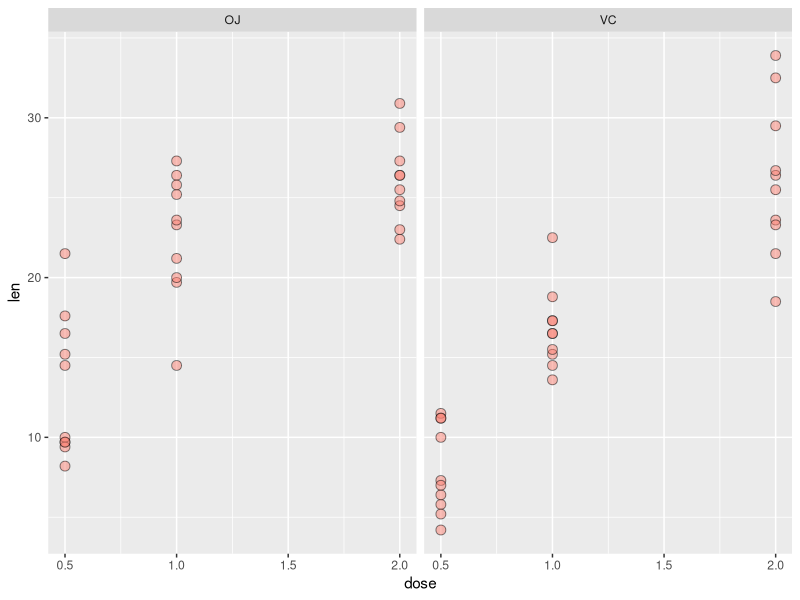
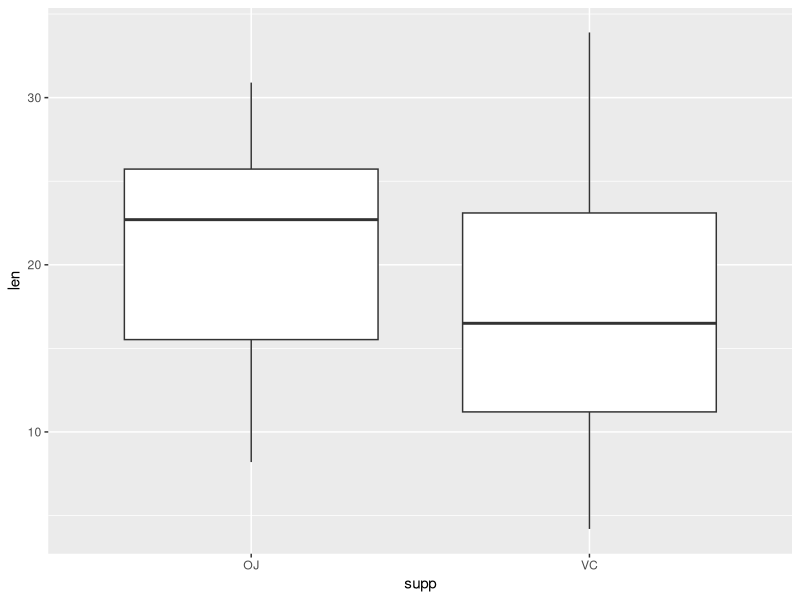

Recreate these plots in R, in order.
## ---- chunk 1
# Load the data
data(ToothGrowth)
# Basic exploratory data analysis
library(ggplot2)
g <- ggplot(ToothGrowth, aes(x = dose, y = len))
g <- g + geom_point(size =3, pch = 21, fill = "salmon", alpha = .5) + facet_grid(. ~ supp)
g
## ---- chunk 2
g <- ggplot(ToothGrowth, aes(x = supp, y = len))
g <- g + geom_boxplot()
g
## ---- chunk 3
g1 <- ToothGrowth$len[1 : 30] 
g2 <- ToothGrowth$len[31 : 60]
t.test(g2, g1, paired = TRUE)
## ---- chunk 4
# Definition of the groups
g1.d05 <- ToothGrowth$len[1 : 10]
g1.d10 <- ToothGrowth$len[11 : 20]
g1.d20 <- ToothGrowth$len[21 : 30]
# Difference between the 1.0 mg and 0.5 mg dose
t.test(g1.d10, g1.d05, paired = TRUE)
# Difference between the 2.0 mg and 1.0 mg dose
t.test(g1.d20, g1.d10, paired = TRUE)
# Difference between the 2.0 mg and 0.5 mg dose
t.test(g1.d20, g1.d05, paired = TRUE)
## ---- chunk 5
# Definition of the groups
g2.d05 <- ToothGrowth$len[31 : 40]
g2.d10 <- ToothGrowth$len[41 : 50]
g2.d20 <- ToothGrowth$len[51 : 60]
# Difference between the 1.0 mg and 0.5 mg dose
t.test(g2.d10, g2.d05, paired = TRUE)
# Difference between the 2.0 mg and 1.0 mg dose
t.test(g2.d20, g2.d10, paired = TRUE)
# Difference between the 2.0 mg and 0.5 mg dose
t.test(g2.d20, g2.d05, paired = TRUE)
## ---- chunk 6
t.test(g1.d20, g2.d20, paired = TRUE)
